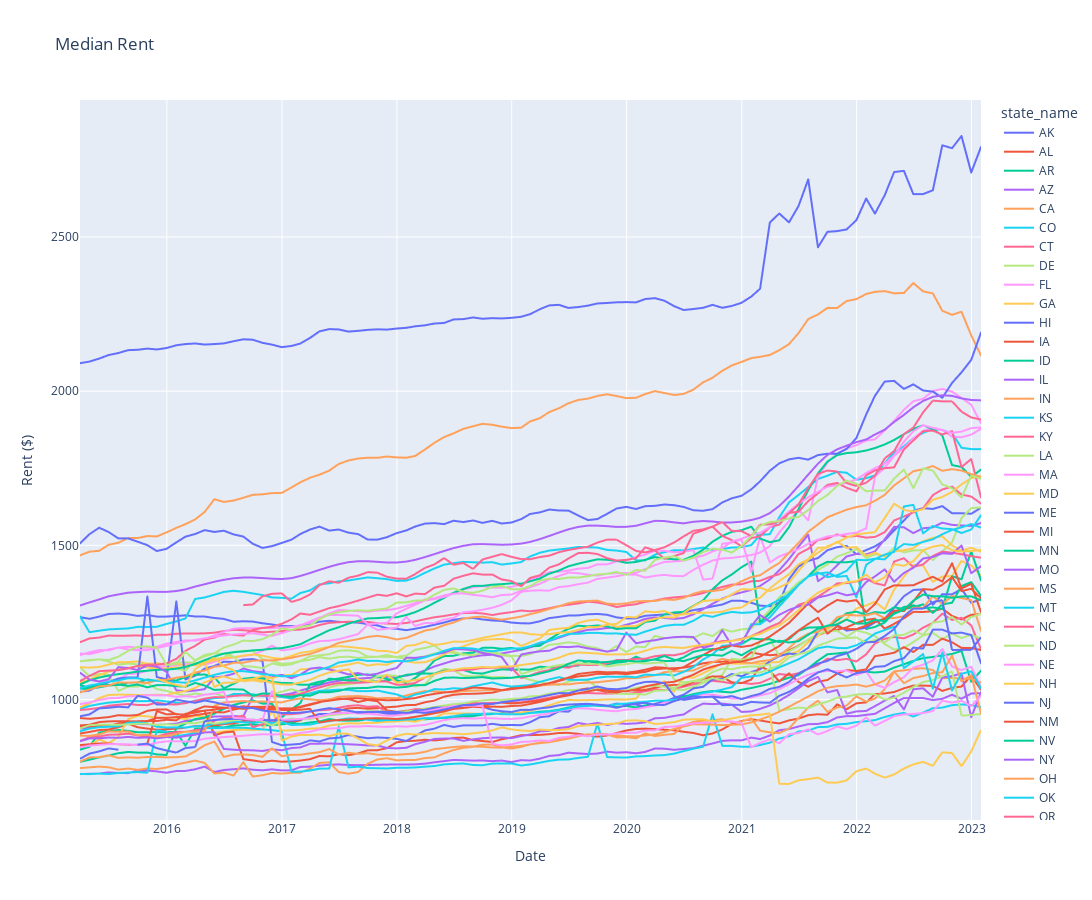

Write notebook code for a chart like this one.
### Code cell
px.line(state_rental_median, height=900, width=1400, labels={'index': 'Date', 'value': 'Rent ($)'}, title='Median Rent')
